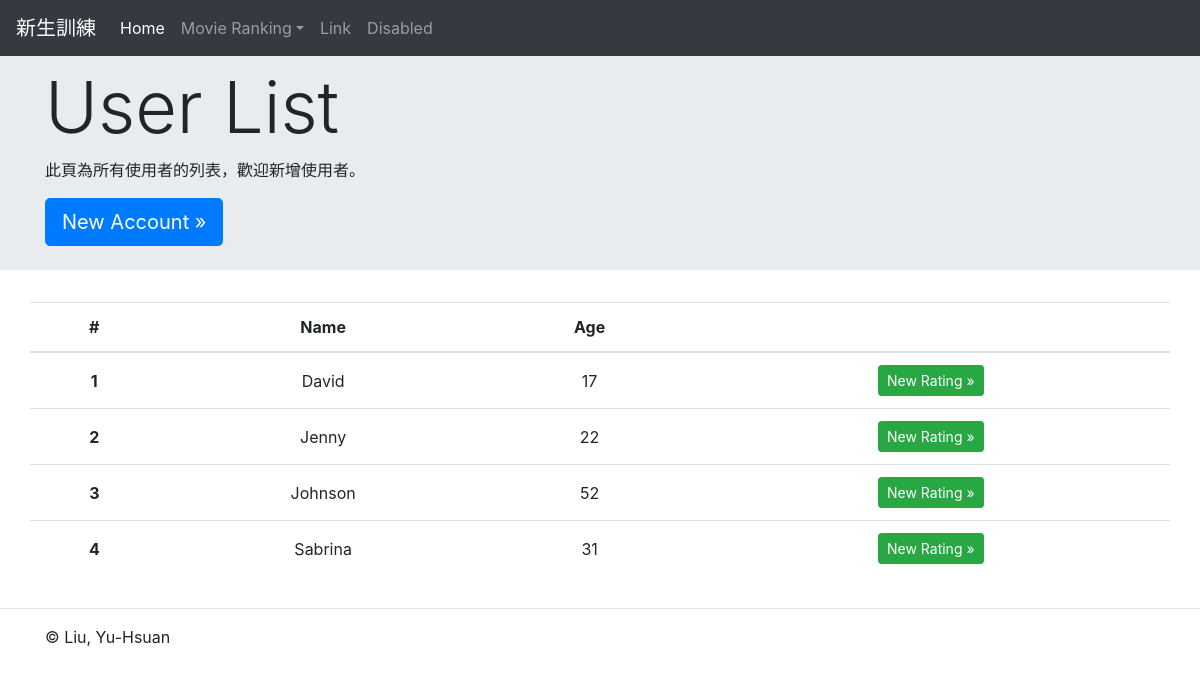
/movie/home/get_all_users, run on an earlier commit of the app's database.
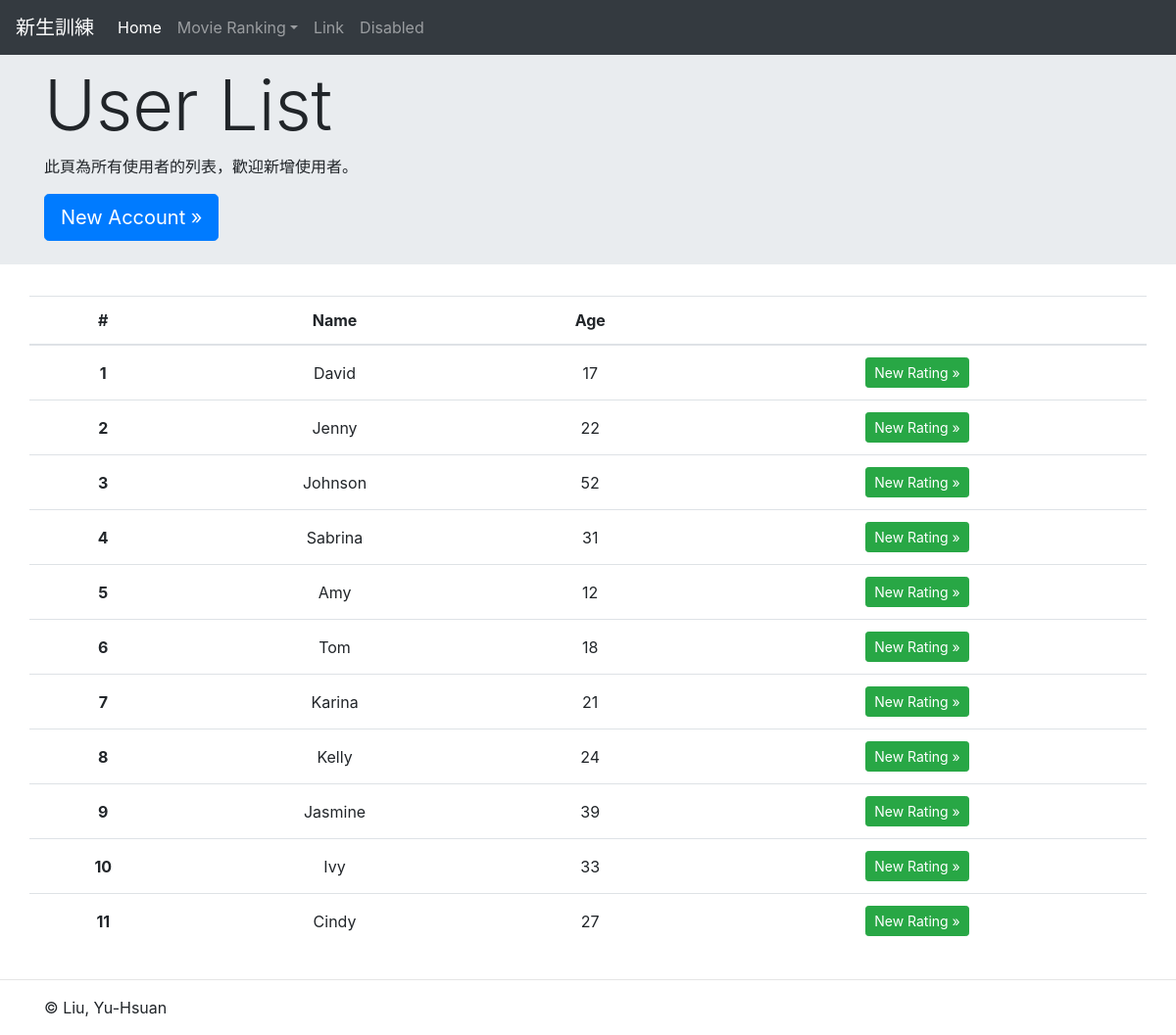
And on a later commit of the database.
### movie/models.py (models this page shows)
class User(models.Model):
    id = models.AutoField(primary_key=True)
    user_age = models.IntegerField()
    user_name = models.CharField(max_length=50)

### movie/views.py (the view)
# urls.py: path('home/get_all_users', views.get_all_users, name='get_all_users'),
def get_all_users(request):
    all_users = User.objects.all()
    return render(request, 'movie/UserList.html', {
        'users': all_users,
        'name': "User List",
    })

### movie/templates/movie/UserList.html
{% extends 'base.html' %}
{% block content %}
<div class="jumbotron jumbotron-fluid pb-2">
  <div class="container">
    <h1 class="display-3">{{ name }}</h1>
    <p>此頁為所有使用者的列表，歡迎新增使用者。</p>
    <p><a class="btn btn-primary btn-lg" href="signup" role="button">New Account »</a></p>
  </div>
</div>
<div class="container">
  <div class="row">
    <table class="table table-hover">
      <thead>
        <tr align="center">
          <th scope="col">#</th>
          <th scope="col">Name</th>
          <th scope="col">Age</th>
          <th scope="col"></th>
        </tr>
      </thead>
      <tbody>
          {% for user in users %}
          <tr class="p-2" align="center">
            <th class="align-middle">{{ user.id }}</th>
            <td class="align-middle">{{ user.user_name }}</td>
            <td class="align-middle">{{ user.user_age }}</td>
            <td><a class="btn btn-success btn-sm" href="new_rating/{{ user.user_name }}" role="button">New Rating »</a></td>
          </tr>
          {% endfor %}
        </tbody>
      </table>
  </div>
</div>
<hr>
{% endblock %}

### templates/base.html (shortened to what this page needs)
<!doctype html>
<html lang="en">
  <head>
    <link href="https://stackpath.bootstrapcdn.com/bootstrap/4.4.1/css/bootstrap.min.css" rel="stylesheet"></link>
    <link rel="stylesheet" href="https://stackpath.bootstrapcdn.com/bootstrap/4.1.3/css/bootstrap.min.css">
  </head>
  <body>
    <nav class="navbar navbar-expand-md navbar-dark fixed-top bg-dark">
      <a class="navbar-brand" href="#">新生訓練</a>
      <div class="collapse navbar-collapse" id="navbarsExampleDefault">
        <ul class="navbar-nav mr-auto">
          <li class="nav-item active">
            <a class="nav-link" href="index">Home<span class="sr-only">(current)</span></a>
          </li>
          <li class="nav-item dropdown">
            <a class="nav-link dropdown-toggle" href="#" id="dropdown01" data-toggle="dropdown" aria-haspopup="true" aria-expanded="false">Movie Ranking</a>
          </li>
          <li class="nav-item">
            <a class="nav-link" href="#">Link</a>
          </li>
          <li class="nav-item">
            <a class="nav-link" href="#">Disabled</a>
          </li>
        </ul>
      </div>
    </nav>
    {% block content %}{% endblock %}
    <footer class="container">
      <p>© Liu, Yu-Hsuan</p>
    </footer>
  </body>
</html>

What changed in the data, as far as the page shows it:
added User: id "5", user_name "Amy", user_age "12"
added User: id "6", user_name "Tom", user_age "18"
added User: id "7", user_name "Karina", user_age "21"
added User: id "8", user_name "Kelly", user_age "24"
added User: id "9", user_name "Jasmine", user_age "39"
added User: id "10", user_name "Ivy", user_age "33"
added User: id "11", user_name "Cindy", user_age "27"
